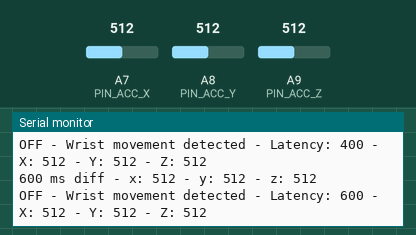
The sketch below on a simulated Arduino Mega 2560, built with avr-gcc and run on an emulated ATmega2560. Shown: the last lines printed to the serial monitor. The test bench sets the inputs (shaded band); at power-on: A8 (PIN_ACC_Y) = 512, A7 (PIN_ACC_X) = 512, A9 (PIN_ACC_Z) = 512.

Above: at 3.2 s.
3.3 s: A8 (PIN_ACC_Y) set to 306
At 4.7 s:
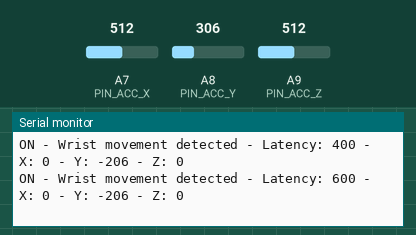
5.1 s: A7 (PIN_ACC_X) set to 716
At 6.4 s:
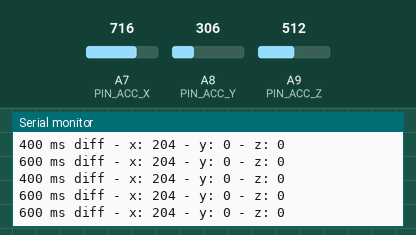
6.6 s: A9 (PIN_ACC_Z) set to 716
At 7.8 s:
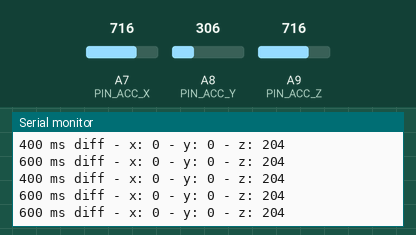
8.1 s: A7 (PIN_ACC_X) set to 900
At 9.3 s:
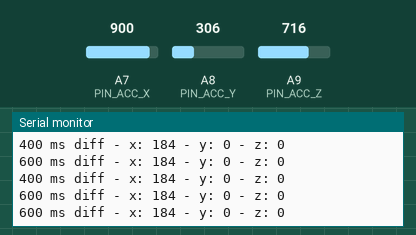
9.6 s: A8 (PIN_ACC_Y) set to 122
At 10.6 s:
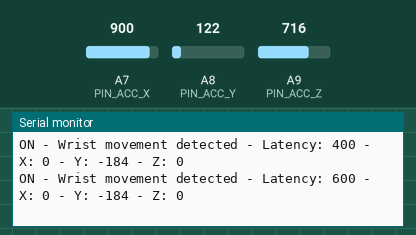
11.1 s: A9 (PIN_ACC_Z) set to 900
At 12.1 s:
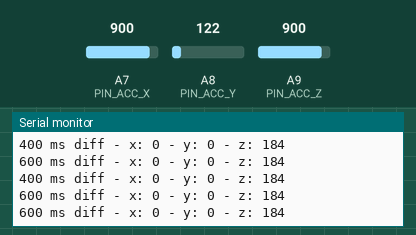
Timing chart, 0 to 13.6 s (numbered marks = the images above; inputs shaded):
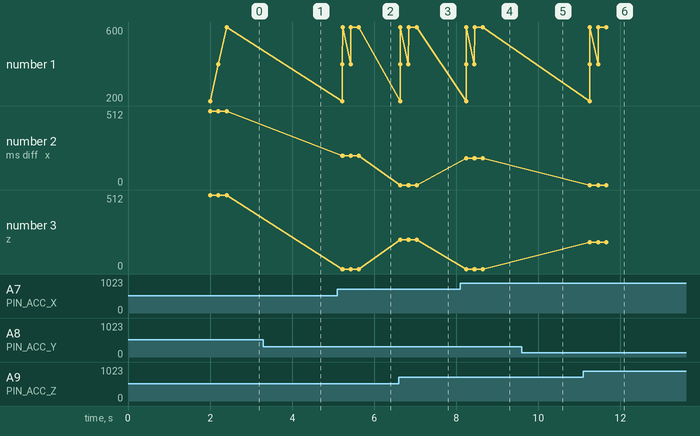

Measured:
- after the input at 3.3 s, the serial monitor: prints a new line after 0.12 s (image 1)
- after the input at 5.1 s, the serial monitor: prints a new line after 0.12 s (image 2)
- after the input at 6.6 s, the serial monitor: prints a new line at once (image 3)
- after the input at 8.1 s, the serial monitor: prints a new line after 0.14 s (image 4)
- after the input at 9.6 s, the serial monitor: prints a new line after 0.05 s (image 5)
- after the input at 11.1 s, the serial monitor: prints a new line after 0.15 s (image 6)
- plotted number 2: 512 → 204 after the input at 5.1 s, 0 → 184 after the input at 8.1 s

The sketch:

sketch_project1.2_accelerometer.ino
```cpp
#include "hardware.h"

#define PIN_ACC_X A7
#define PIN_ACC_Y A8
#define PIN_ACC_Z A9


void setup() {
  analogReference(DEFAULT);

  pinMode(PIN_ACC_X, INPUT);
  pinMode(PIN_ACC_Y, INPUT);
  pinMode(PIN_ACC_Z, INPUT);

  Serial.begin(115200);

  delay(2000);
}


void loop() {
  static int x_reg[4], y_reg[4], z_reg[4];
  int x_diff[3], y_diff[3], z_diff[3];

  /* Shift registers */
  for (int i = 3; i > 0; i--) {
    x_reg[i] = x_reg[i-1];
    y_reg[i] = y_reg[i-1];
    z_reg[i] = z_reg[i-1];
  }

  x_reg[0] = analogRead(PIN_ACC_X);
  y_reg[0] = analogRead(PIN_ACC_Y);
  z_reg[0] = analogRead(PIN_ACC_Z);

  for (int j = 0; j < 3; j++) {
    x_diff[j] = x_reg[0] - x_reg[j + 1];
    y_diff[j] = y_reg[0] - y_reg[j + 1];
    z_diff[j] = z_reg[0] - z_reg[j + 1];

    if (x_diff[j] > 10 || y_diff[j] > 10 || z_diff[j] > 10) {
      Serial.print(200*(j+1));
      Serial.print(" ms diff");
      Serial.print(" - x: ");
      Serial.print(x_diff[j]);
      Serial.print(" - y: ");
      Serial.print(y_diff[j]);
      Serial.print(" - z: ");
      Serial.println(z_diff[j]);
    }


    if (y_diff[j] < -50) { // && z_diff[j] > 50
      Serial.print("ON - Wrist movement detected");
      Serial.print(" - Latency: ");
      Serial.print(200*(j+1));
      Serial.print(" - X: ");
      Serial.print(x_diff[j]);
      Serial.print(" - Y: ");
      Serial.print(y_diff[j]);
      Serial.print(" - Z: ");
      Serial.println(z_diff[j]);
      break;
    }

    if (y_diff[j] > 50) { // && z_diff[j] < -50
      Serial.print("OFF - Wrist movement detected");
      Serial.print(" - Latency: ");
      Serial.print(200*(j+1));
      Serial.print(" - X: ");
      Serial.print(x_diff[j]);
      Serial.print(" - Y: ");
      Serial.print(y_diff[j]);
      Serial.print(" - Z: ");
      Serial.println(z_diff[j]);
      break;
    }

  }

  delay(200);
}
```

hardware.h
```cpp
#ifndef _HARDWARE_H
#define _HARDWARE_H

#define PIN_EXT_LIGHT_SENSOR			2
#define PIN_EXT_BUZZER						A3
#define PIN_EXT_BUTTON						4
#define PIN_EXT_LED_YELLOW				5
#define PIN_EXT_LED_RED						6
#define PIN_EXT_LED_GREEN					7
#define PIN_EXT_LED_BLUE					8
#define PIN_EXT_SWITCH						9
#define PIN_EXT_SCL								10
#define PIN_EXT_SDA								11
#define PIN_INT_LED_RED						12
#define PIN_INT_LED_GREEN					13
#define PIN_INT_LED_BLUE					14
#define PIN_INT_LED_BAR_0					15
#define PIN_INT_LED_BAR_1					16
#define PIN_INT_LED_BAR_2					17
#define PIN_INT_LED_BAR_3					18
#define PIN_INT_LED_BAR_4					19
#define PIN_INT_LED_BAR_5					20


// Buzzer notes

#define BUZZER_NOTE_C5 523
#define BUZZER_NOTE_CS5 554
#define BUZZER_NOTE_D5 587
#define BUZZER_NOTE_DS5 622
#define BUZZER_NOTE_E5 659
#define BUZZER_NOTE_F5 698
#define BUZZER_NOTE_FS5 740
#define BUZZER_NOTE_G5 784
#define BUZZER_NOTE_GS5 831
#define BUZZER_NOTE_A5 880
#define BUZZER_NOTE_AS5 932
#define BUZZER_NOTE_B5 988
#define BUZZER_NOTE_C6 1047

#endif // _HARDWARE_H
```
